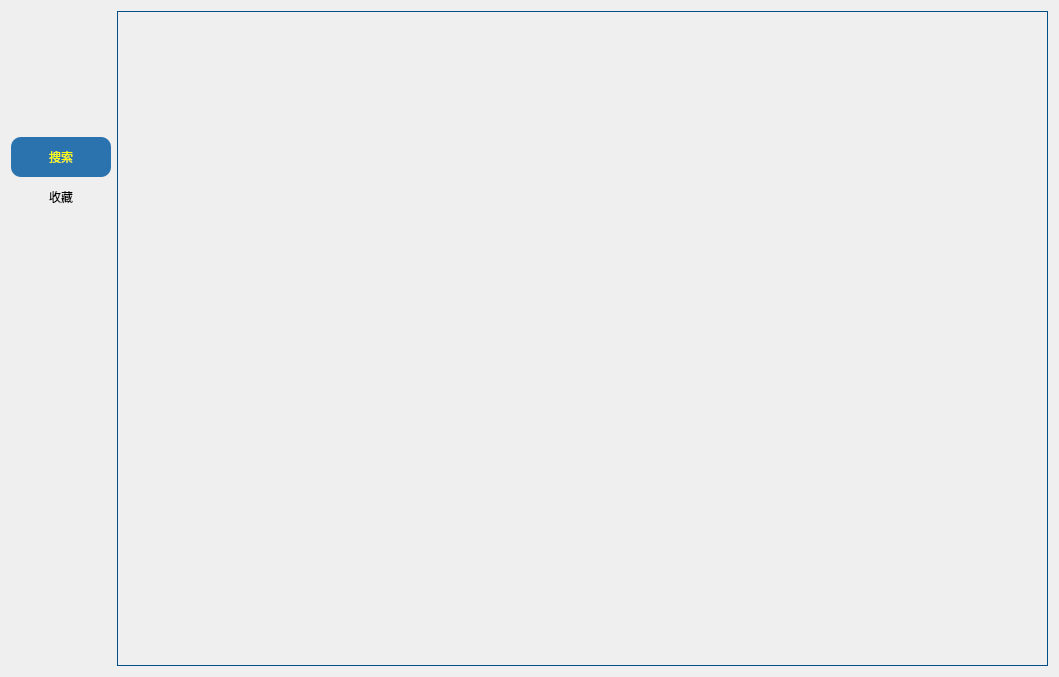
<?xml version="1.0" encoding="UTF-8"?>
<ui version="4.0">
 <class>User</class>
 <widget class="QWidget" name="User">
  <property name="geometry">
   <rect>
    <x>0</x>
    <y>0</y>
    <width>1059</width>
    <height>677</height>
   </rect>
  </property>
  <property name="minimumSize">
   <size>
    <width>0</width>
    <height>0</height>
   </size>
  </property>
  <property name="windowTitle">
   <string>Form</string>
  </property>
  <layout class="QGridLayout" name="gridLayout_2">
   <item row="0" column="0">
    <layout class="QGridLayout" name="gridLayout">
     <item row="0" column="0">
      <layout class="QVBoxLayout" name="verticalLayout">
       <property name="spacing">
        <number>6</number>
       </property>
       <property name="sizeConstraint">
        <enum>QLayout::SetDefaultConstraint</enum>
       </property>
       <item>
        <widget class="HeadLabel" name="icon">
         <property name="enabled">
          <bool>true</bool>
         </property>
         <property name="minimumSize">
          <size>
           <width>100</width>
           <height>100</height>
          </size>
         </property>
         <property name="maximumSize">
          <size>
           <width>100</width>
           <height>100</height>
          </size>
         </property>
         <property name="styleSheet">
          <string notr="true">background: transparent;</string>
         </property>
         <property name="text">
          <string/>
         </property>
         <property name="pixmap">
          <pixmap/>
         </property>
         <property name="scaledContents">
          <bool>true</bool>
         </property>
        </widget>
       </item>
       <item>
        <widget class="QLabel" name="name">
         <property name="maximumSize">
          <size>
           <width>100</width>
           <height>16777215</height>
          </size>
         </property>
         <property name="text">
          <string/>
         </property>
         <property name="alignment">
          <set>Qt::AlignCenter</set>
         </property>
        </widget>
       </item>
       <item>
        <layout class="QVBoxLayout" name="verticalLayout_2">
         <property name="spacing">
          <number>0</number>
         </property>
         <item>
          <widget class="QToolButton" name="toolButton0">
           <property name="minimumSize">
            <size>
             <width>100</width>
             <height>40</height>
            </size>
           </property>
           <property name="maximumSize">
            <size>
             <width>100</width>
             <height>16777215</height>
            </size>
           </property>
           <property name="styleSheet">
            <string notr="true">/* 正常时，按钮颜色 */
QToolButton{
    background:transparent;
    color: rgb(0, 0, 2);
    border-style: outset;
    border-color: beige;
    border-radius: 10px;
}

/* 鼠标在按钮上时，按钮颜色 */
 QToolButton:hover
{
    background-color:rgb(21, 85, 154);
    border-radius: 10px;
    color: rgb(0, 0, 0);
}

 /* 按钮被单击后，按钮颜色 */
QToolButton:checked {
    background-color:rgb(42, 115, 175);
    border-radius: 10px;
    color: rgb(255, 255, 0);
}</string>
           </property>
           <property name="text">
            <string>搜索</string>
           </property>
           <property name="checkable">
            <bool>true</bool>
           </property>
           <property name="checked">
            <bool>true</bool>
           </property>
           <attribute name="buttonGroup">
            <string notr="true">buttonGroup</string>
           </attribute>
          </widget>
         </item>
         <item>
          <widget class="QToolButton" name="toolButton1">
           <property name="minimumSize">
            <size>
             <width>100</width>
             <height>40</height>
            </size>
           </property>
           <property name="maximumSize">
            <size>
             <width>100</width>
             <height>16777215</height>
            </size>
           </property>
           <property name="styleSheet">
            <string notr="true">/* 正常时，按钮颜色 */
QToolButton{
    background:transparent;
    color: rgb(0, 0, 2);
    border-style: outset;
    border-color: beige;
    border-radius: 10px;
}

/* 鼠标在按钮上时，按钮颜色 */
 QToolButton:hover
{
    background-color:rgb(21, 85, 154);
    border-radius: 10px;
    color: rgb(0, 0, 0);
}

 /* 按钮被单击后，按钮颜色 */
QToolButton:checked {
    background-color:rgb(42, 115, 175);
    border-radius: 10px;
    color: rgb(255, 255, 0);
}</string>
           </property>
           <property name="text">
            <string>收藏</string>
           </property>
           <property name="checkable">
            <bool>true</bool>
           </property>
           <attribute name="buttonGroup">
            <string notr="true">buttonGroup</string>
           </attribute>
          </widget>
         </item>
         <item>
          <spacer name="verticalSpacer_2">
           <property name="orientation">
            <enum>Qt::Vertical</enum>
           </property>
           <property name="sizeHint" stdset="0">
            <size>
             <width>20</width>
             <height>40</height>
            </size>
           </property>
          </spacer>
         </item>
        </layout>
       </item>
      </layout>
     </item>
    </layout>
   </item>
   <item row="0" column="1">
    <widget class="QStackedWidget" name="stackedWidget">
     <property name="styleSheet">
      <string notr="true">#stackedWidget {border:1px solid #014F84;}</string>
     </property>
    </widget>
   </item>
  </layout>
 </widget>
 <customwidgets>
  <customwidget>
   <class>HeadLabel</class>
   <extends>QLabel</extends>
   <header location="global">.head_label.h</header>
  </customwidget>
 </customwidgets>
 <resources/>
 <connections/>
 <slots>
  <slot>Switch()</slot>
  <slot>Sign()</slot>
 </slots>
 <buttongroups>
  <buttongroup name="buttonGroup"/>
 </buttongroups>
</ui>
